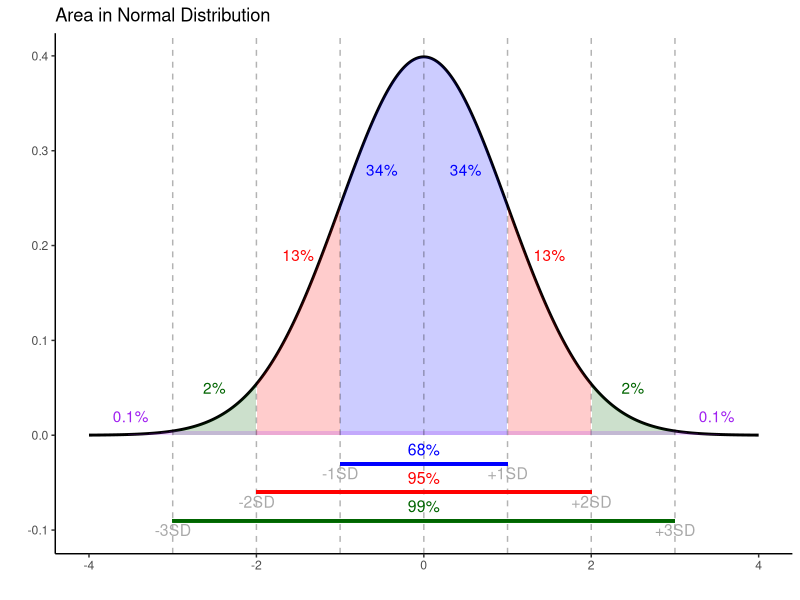
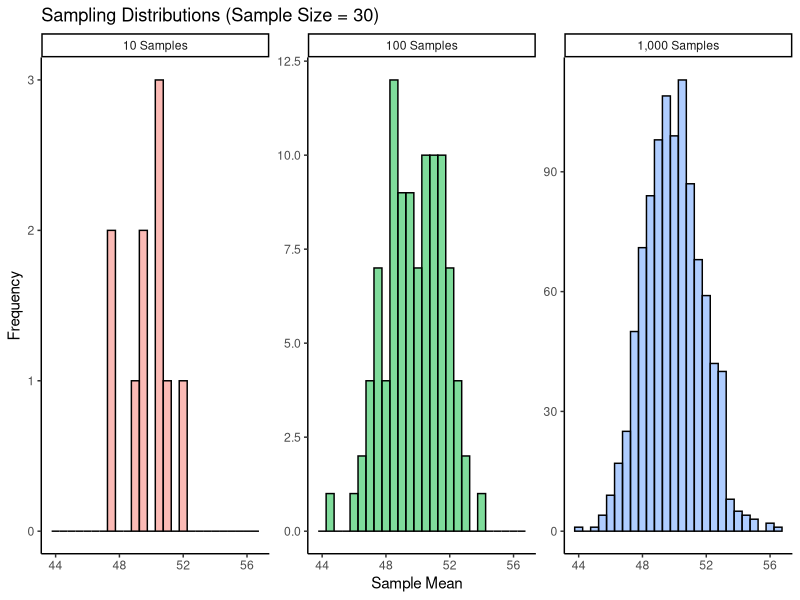

These charts were generated, in order, by the following R code:
library(ggplot2)


# ----------------------------------------------------------------------------



# NORMAL DISTRIBUTION

# Define mean and standard deviation
mean_value <- 0
sd_value <- 1

# Create data for the normal distribution curve
x_values <- seq(mean_value - 4*sd_value, mean_value + 4*sd_value, length = 1000)
y_values <- dnorm(x_values, mean = mean_value, sd = sd_value)

# Create a data frame
df <- data.frame(x = x_values, y = y_values)

# Plot the normal distribution
ggplot(df, aes(x, y)) +
  geom_line(size = 1) +
  
  # Shade the SD zones
  geom_area(data = subset(df, x >= mean_value - sd_value & x <= mean_value + sd_value), 
            aes(y = y), fill = "blue", alpha = 0.2) + # 34.1% for ±1 SD
  
  geom_area(data = subset(df, x >= mean_value + sd_value & x <= mean_value + 2*sd_value), 
            aes(y = y), fill = "red", alpha = 0.2) + # 13.6% for +1 to +2 SD
  
  geom_area(data = subset(df, x >= mean_value - 2*sd_value & x <= mean_value - sd_value), 
            aes(y = y), fill = "red", alpha = 0.2) + # 13.6% for -1 to -2 SD
  
  geom_area(data = subset(df, x >= mean_value + 2*sd_value & x <= mean_value + 3*sd_value), 
            aes(y = y), fill = "darkgreen", alpha = 0.2) + # 2.1% for +2 to +3 SD
  
  geom_area(data = subset(df, x >= mean_value - 3*sd_value & x <= mean_value - 2*sd_value), 
            aes(y = y), fill = "darkgreen", alpha = 0.2) + # 2.1% for -2 to -3 SD
  
  geom_area(data = subset(df, x >= mean_value + 3*sd_value | x <= mean_value - 3*sd_value), 
            aes(y = y), fill = "purple", alpha = 0.2) + # 0.1% for beyond ±3 SD
  
  
  # Add SD tick marks (dashed lines)
  geom_vline(xintercept = c(mean_value - 3*sd_value, mean_value - 2*sd_value, 
                            mean_value - sd_value, mean_value, mean_value + sd_value, 
                            mean_value + 2*sd_value, mean_value + 3*sd_value),
             linetype = "dashed", color = "black", alpha = 0.3) +
  
  
  # Add text annotations for SD zones
  annotate("text", x = mean_value - 0.5*sd_value, y = 0.28, label = "34%", color = "blue") +
  annotate("text", x = mean_value + 0.5*sd_value, y = 0.28, label = "34%", color = "blue") +
  
  annotate("text", x = mean_value - 1.5*sd_value, y = 0.19, label = "13%", color = "red") +
  annotate("text", x = mean_value + 1.5*sd_value, y = 0.19, label = "13%", color = "red") +
  
  annotate("text", x = mean_value - 2.5*sd_value, y = 0.05, label = "2%", color = "darkgreen") +
  annotate("text", x = mean_value + 2.5*sd_value, y = 0.05, label = "2%", color = "darkgreen") +
  
  annotate("text", x = mean_value - 3.5*sd_value, y = 0.02, label = "0.1%", color = "purple") +
  annotate("text", x = mean_value + 3.5*sd_value, y = 0.02, label = "0.1%", color = "purple") +
  
  
  # Horizontal lines for the 68%, 95%, and 99% areas
  geom_segment(aes(x = mean_value - sd_value, xend = mean_value + sd_value, y = -0.03, yend = -0.03), 
               color = "blue", size = 1) +  # 68% for ±1 SD
  geom_segment(aes(x = mean_value - 2*sd_value, xend = mean_value + 2*sd_value, y = -0.06, yend = -0.06), 
               color = "red", size = 1) +   # 95% for ±2 SD
  geom_segment(aes(x = mean_value - 3*sd_value, xend = mean_value + 3*sd_value, y = -0.09, yend = -0.09), 
               color = "darkgreen", size = 1) + # 99% for ±3 SD

  # Add annotations for the percentages
  annotate("text", x = mean_value, y = -0.015, label = "68%", color = "blue", size = 4, hjust = 0.5) + # 68% for ±1 SD
  annotate("text", x = mean_value, y = -0.045, label = "95%", color = "red", size = 4, hjust = 0.5) +  # 95% for ±2 SD
  annotate("text", x = mean_value, y = -0.075, label = "99%", color = "darkgreen", size = 4, hjust = 0.5) + # 99% for ±3 SD
  
  
  # Add annotations for the SD labels on the horizontal lines
  annotate("text", x = mean_value - sd_value, y = -0.04, label = "-1SD", color = "darkgrey", size = 4) + 
  annotate("text", x = mean_value + sd_value, y = -0.04, label = "+1SD", color = "darkgrey", size = 4) + 
  
  annotate("text", x = mean_value - 2*sd_value, y = -0.07, label = "-2SD", color = "darkgrey", size = 4) + 
  annotate("text", x = mean_value + 2*sd_value, y = -0.07, label = "+2SD", color = "darkgrey", size = 4) + 
  
  annotate("text", x = mean_value - 3*sd_value, y = -0.10, label = "-3SD", color = "darkgrey", size = 4) + 
  annotate("text", x = mean_value + 3*sd_value, y = -0.10, label = "+3SD", color = "darkgrey", size = 4) +

  
  # Labels and theme
  labs(title = "Area in Normal Distribution",
       x = "",
       y = "") +
  theme(plot.title = element_text(hjust = 0.5)) +
  theme_classic()



# ----------------------------------------------------------------------------



# SAMPLING DISTRIBUTION
# Set parametres
set.seed(13)
population <- rnorm(10000, mean = 50, sd = 10)

# Function to calculate sample means
sample_means <- function(num_samples, sample_size) {
  replicate(num_samples, mean(sample(population, sample_size, replace = TRUE)))
}

# Generate sample means
means_10 <- sample_means(10, 30)
means_100 <- sample_means(100, 30)
means_1000 <- sample_means(1000, 30)

# Combine data for plotting
data <- data.frame(
  mean = c(means_10, means_100, means_1000),
  samples = factor(
    rep(c("10 Samples", "100 Samples", "1,000 Samples"), 
        times = c(length(means_10), length(means_100), length(means_1000))),
    levels = c("10 Samples", "100 Samples", "1,000 Samples") # Ensure correct order
  )
)

# Plot sampling distributions
ggplot(data, aes(x = mean, fill = samples)) +
  geom_histogram(binwidth = 0.5, color = "black", alpha = 0.5) +
  facet_wrap(~samples, scales = "free_y") +
  labs(title = "Sampling Distributions (Sample Size = 30)",
       x = "Sample Mean",
       y = "Frequency") +
  theme_classic() +
  theme(legend.position = "none")